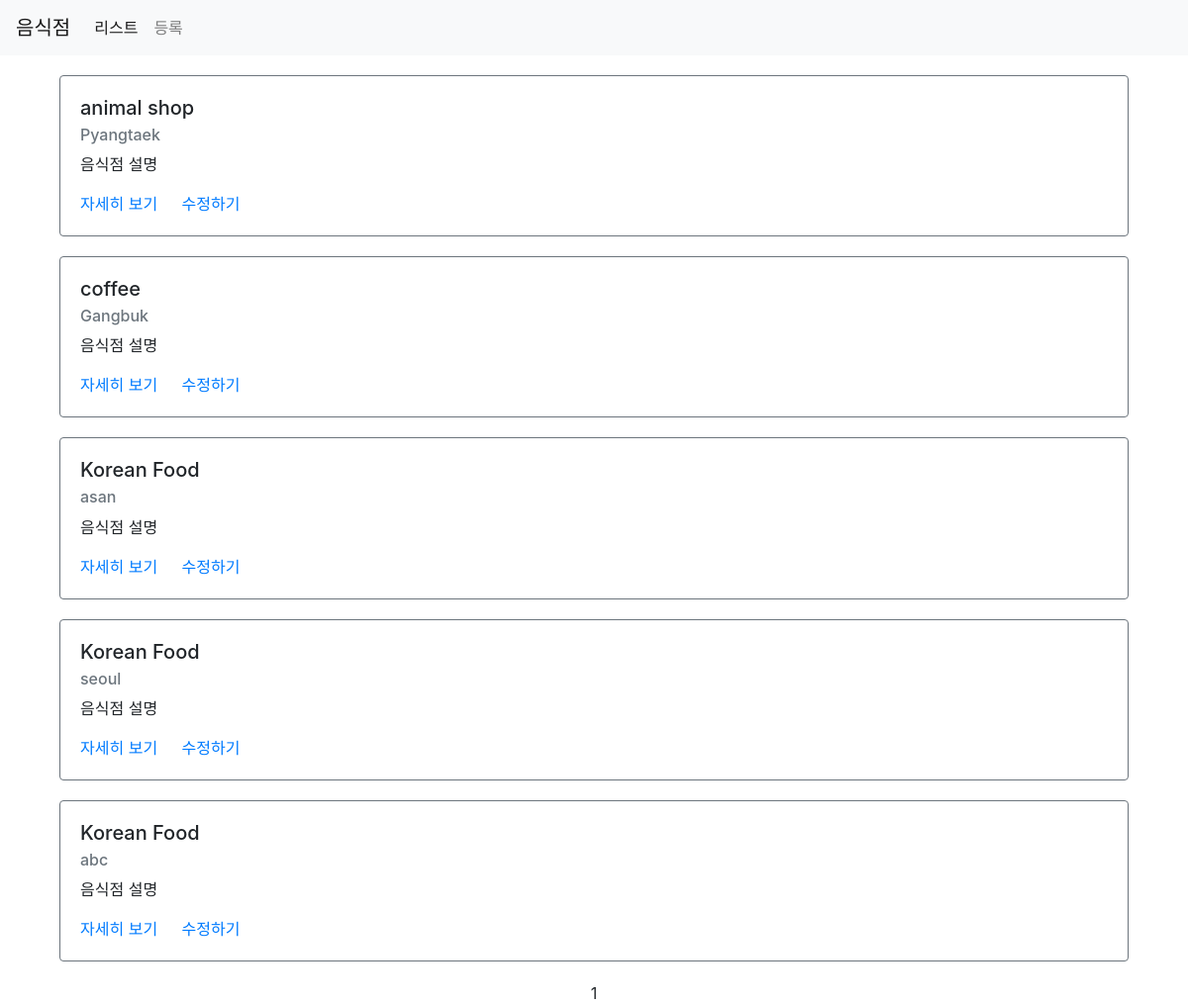
Screenshot of /third/list/ with the database file from the repository.
### third/models.py (models this page shows)
class Restaurant(models.Model):
    name = models.CharField(max_length=30)
    address = models.CharField(max_length=200)
    created_at = models.DateTimeField(auto_now_add=True)
    updated_at = models.DateTimeField(auto_now=True)

### third/views.py (the view)
# urls.py: path('list/', views.list, name='list'),
def list(request):
    restaurants = Restaurant.objects.all()
    paginator = Paginator(restaurants, 5)
    page = request.GET.get('page')
    items = paginator.get_page(page)
    context = {
        'restaurants':items
    }
    return render(request, 'third/list.html', context)

### third/templates/third/list.html (shortened to what this page needs)
{% extends 'third/base.html' %}
{% load static %}
{% block content %}
<div class="container">
    {% for item in restaurants %}
    <div class="row restaurant-item" style="margin:20px auto;">
    <div class="col-sm-12">
           <div class="card border-secondary">
               <div class="card-body">
                   <h5 class="card-title">{{ item.name }}</h5>
                   <h6 class="card-subtitle mb-2 text-muted">{{ item.address }}</h6>
                   <p class="card-text">음식점 설명</p>
                   <a href="#" class="card-link">자세히 보기</a>
                   <a href="#" class="card-link">수정하기</a>
               </div>
           </div>
        </div>
    </div>
    {% endfor %}
    <div class="row">
        <div class="col-sm-12 text-center">
            <span class="step-links test-center" style="width:100%;">
            <span class="current">
                {{ restaurants.number }}
            </span>
            </span>
        </div>
    </div>
</div>
{% endblock %}

### third/templates/third/base.html (shortened to what this page needs)
{% load static %}
<!DOCTYPE html>
<html lang="en">
<head>
    <link rel="stylesheet" href="https://stackpath.bootstrapcdn.com/bootstrap/4.1.3/css/bootstrap.min.css">
    <link rel="stylesheet" href="{% static 'third/styles.css' %}">
</head>
<body>
    <nav class="navbar navbar-expand-lg navbar-light bg-light">
        <a class="navbar-brand" href="#">음식점</a>
        <div class="collapse navbar-collapse" id="navbarNav">
          <ul class="navbar-nav">
            <li class="nav-item active">
              <a class="nav-link" href="/third/list">리스트</a>
            </li>
            <li class="nav-item">
              <a class="nav-link" href="/third/create">등록</a>
            </li>
          </ul>
        </div>
      </nav>
    {% block content %}
    {% endblock %}
</body>
</html>

### rows the page displays
Restaurant: name "animal shop", address "Pyangtaek"
Restaurant: name "coffee", address "Gangbuk"
Restaurant: name "Korean Food", address "asan"
Restaurant: name "Korean Food", address "seoul"
Restaurant: name "Korean Food", address "abc"

### other values shown
{{ restaurants.number }} "1"
